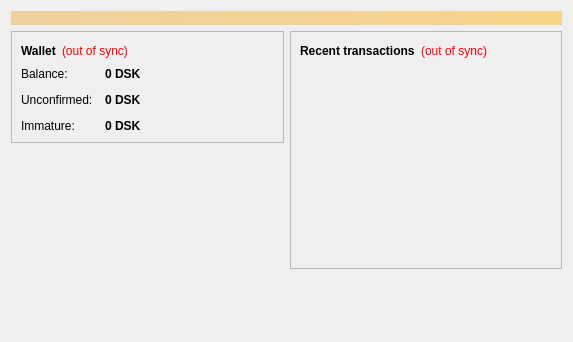
<?xml version="1.0" encoding="UTF-8"?>
<ui version="4.0">
 <class>OverviewPage</class>
 <widget class="QWidget" name="OverviewPage">
  <property name="geometry">
   <rect>
    <x>0</x>
    <y>0</y>
    <width>573</width>
    <height>342</height>
   </rect>
  </property>
  <property name="windowTitle">
   <string>Form</string>
  </property>
  <layout class="QVBoxLayout" name="topLayout">
   <item>
    <widget class="QLabel" name="labelAlerts">
     <property name="visible">
      <bool>false</bool>
     </property>
     <property name="styleSheet">
      <string notr="true">background-color: qlineargradient(x1: 0, y1: 0, x2: 1, y2: 0, stop:0 #F0D0A0, stop:1 #F8D488); color:#000000;</string>
     </property>
     <property name="wordWrap">
      <bool>true</bool>
     </property>
     <property name="margin">
      <number>3</number>
     </property>
    </widget>
   </item>
   <item>
    <layout class="QHBoxLayout" name="horizontalLayout" stretch="1,1">
     <item>
      <layout class="QVBoxLayout" name="verticalLayout_2">
       <item>
        <widget class="QFrame" name="frame">
         <property name="frameShape">
          <enum>QFrame::StyledPanel</enum>
         </property>
         <property name="frameShadow">
          <enum>QFrame::Raised</enum>
         </property>
         <layout class="QVBoxLayout" name="verticalLayout_4">
          <item>
           <layout class="QHBoxLayout" name="horizontalLayout_4">
            <item>
             <widget class="QLabel" name="label_5">
              <property name="font">
               <font>
                <weight>75</weight>
                <bold>true</bold>
               </font>
              </property>
              <property name="text">
               <string>Wallet</string>
              </property>
             </widget>
            </item>
            <item>
             <widget class="QLabel" name="labelWalletStatus">
              <property name="toolTip">
               <string>The displayed information may be out of date. Your wallet automatically synchronizes with the Digitalshekel network after a connection is established, but this process has not completed yet.</string>
              </property>
              <property name="styleSheet">
               <string notr="true">QLabel { color: red; }</string>
              </property>
              <property name="text">
               <string notr="true">(out of sync)</string>
              </property>
              <property name="alignment">
               <set>Qt::AlignLeading|Qt::AlignLeft|Qt::AlignVCenter</set>
              </property>
             </widget>
            </item>
            <item>
             <spacer name="horizontalSpacer_2">
              <property name="orientation">
               <enum>Qt::Horizontal</enum>
              </property>
              <property name="sizeHint" stdset="0">
               <size>
                <width>40</width>
                <height>20</height>
               </size>
              </property>
             </spacer>
            </item>
           </layout>
          </item>
          <item>
           <layout class="QFormLayout" name="formLayout_2">
            <property name="fieldGrowthPolicy">
             <enum>QFormLayout::AllNonFixedFieldsGrow</enum>
            </property>
            <property name="horizontalSpacing">
             <number>12</number>
            </property>
            <property name="verticalSpacing">
             <number>12</number>
            </property>
            <item row="0" column="0">
             <widget class="QLabel" name="label">
              <property name="text">
               <string>Balance:</string>
              </property>
             </widget>
            </item>
            <item row="0" column="1">
             <widget class="QLabel" name="labelBalance">
              <property name="font">
               <font>
                <weight>75</weight>
                <bold>true</bold>
               </font>
              </property>
              <property name="cursor">
               <cursorShape>IBeamCursor</cursorShape>
              </property>
              <property name="toolTip">
               <string>Your current balance</string>
              </property>
              <property name="text">
               <string notr="true">0 DSK</string>
              </property>
              <property name="textInteractionFlags">
               <set>Qt::LinksAccessibleByMouse|Qt::TextSelectableByKeyboard|Qt::TextSelectableByMouse</set>
              </property>
             </widget>
            </item>
            <item row="1" column="0">
             <widget class="QLabel" name="label_3">
              <property name="text">
               <string>Unconfirmed:</string>
              </property>
             </widget>
            </item>
            <item row="1" column="1">
             <widget class="QLabel" name="labelUnconfirmed">
              <property name="font">
               <font>
                <weight>75</weight>
                <bold>true</bold>
               </font>
              </property>
              <property name="cursor">
               <cursorShape>IBeamCursor</cursorShape>
              </property>
              <property name="toolTip">
               <string>Total of transactions that have yet to be confirmed, and do not yet count toward the current balance</string>
              </property>
              <property name="text">
               <string notr="true">0 DSK</string>
              </property>
              <property name="textInteractionFlags">
               <set>Qt::LinksAccessibleByMouse|Qt::TextSelectableByKeyboard|Qt::TextSelectableByMouse</set>
              </property>
             </widget>
            </item>
            <item row="2" column="0">
             <widget class="QLabel" name="labelImmatureText">
              <property name="text">
               <string>Immature:</string>
              </property>
             </widget>
            </item>
            <item row="2" column="1">
             <widget class="QLabel" name="labelImmature">
              <property name="font">
               <font>
                <weight>75</weight>
                <bold>true</bold>
               </font>
              </property>
              <property name="toolTip">
               <string>Mined balance that has not yet matured</string>
              </property>
              <property name="text">
               <string notr="true">0 DSK</string>
              </property>
              <property name="textInteractionFlags">
               <set>Qt::LinksAccessibleByMouse|Qt::TextSelectableByKeyboard|Qt::TextSelectableByMouse</set>
              </property>
             </widget>
            </item>
           </layout>
          </item>
         </layout>
        </widget>
       </item>
       <item>
        <spacer name="verticalSpacer">
         <property name="orientation">
          <enum>Qt::Vertical</enum>
         </property>
         <property name="sizeHint" stdset="0">
          <size>
           <width>20</width>
           <height>40</height>
          </size>
         </property>
        </spacer>
       </item>
      </layout>
     </item>
     <item>
      <layout class="QVBoxLayout" name="verticalLayout_3">
       <item>
        <widget class="QFrame" name="frame_2">
         <property name="frameShape">
          <enum>QFrame::StyledPanel</enum>
         </property>
         <property name="frameShadow">
          <enum>QFrame::Raised</enum>
         </property>
         <layout class="QVBoxLayout" name="verticalLayout">
          <item>
           <layout class="QHBoxLayout" name="horizontalLayout_2">
            <item>
             <widget class="QLabel" name="label_4">
              <property name="text">
               <string>&lt;b&gt;Recent transactions&lt;/b&gt;</string>
              </property>
             </widget>
            </item>
            <item>
             <widget class="QLabel" name="labelTransactionsStatus">
              <property name="toolTip">
               <string>The displayed information may be out of date. Your wallet automatically synchronizes with the Digitalshekel network after a connection is established, but this process has not completed yet.</string>
              </property>
              <property name="styleSheet">
               <string notr="true">QLabel { color: red; }</string>
              </property>
              <property name="text">
               <string notr="true">(out of sync)</string>
              </property>
              <property name="alignment">
               <set>Qt::AlignRight|Qt::AlignTrailing|Qt::AlignVCenter</set>
              </property>
             </widget>
            </item>
            <item>
             <spacer name="horizontalSpacer">
              <property name="orientation">
               <enum>Qt::Horizontal</enum>
              </property>
              <property name="sizeHint" stdset="0">
               <size>
                <width>40</width>
                <height>20</height>
               </size>
              </property>
             </spacer>
            </item>
           </layout>
          </item>
          <item>
           <widget class="QListView" name="listTransactions">
            <property name="styleSheet">
             <string notr="true">QListView { background: transparent; }</string>
            </property>
            <property name="frameShape">
             <enum>QFrame::NoFrame</enum>
            </property>
            <property name="verticalScrollBarPolicy">
             <enum>Qt::ScrollBarAlwaysOff</enum>
            </property>
            <property name="horizontalScrollBarPolicy">
             <enum>Qt::ScrollBarAlwaysOff</enum>
            </property>
            <property name="selectionMode">
             <enum>QAbstractItemView::NoSelection</enum>
            </property>
           </widget>
          </item>
         </layout>
        </widget>
       </item>
       <item>
        <spacer name="verticalSpacer_2">
         <property name="orientation">
          <enum>Qt::Vertical</enum>
         </property>
         <property name="sizeHint" stdset="0">
          <size>
           <width>20</width>
           <height>40</height>
          </size>
         </property>
        </spacer>
       </item>
      </layout>
     </item>
    </layout>
   </item>
  </layout>
 </widget>
 <resources/>
 <connections/>
</ui>
